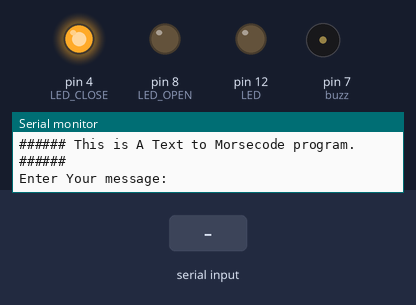
This sketch was run on a simulated Arduino Uno, built with avr-gcc and run on an emulated ATmega328P. Shown: output pins drawn as LEDs (lit = HIGH), buzzer (waves = sounding, pin HIGH), the last lines printed to the serial monitor. The test bench sets the inputs (shaded band).

Above: at 1.2 s.
1.3 s: "1\n" received over Serial
At 1.6 s:
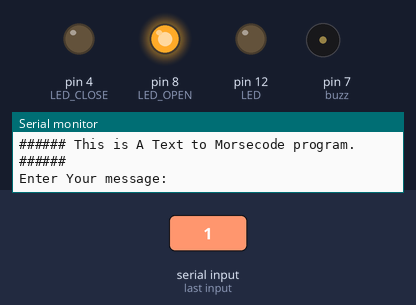
At 2.1 s:
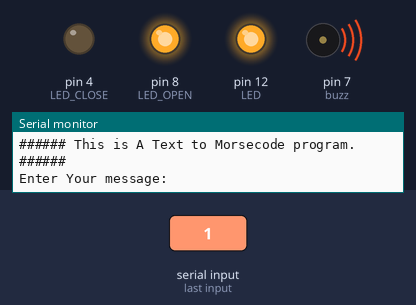
4.3 s: ".\n" received over Serial
At 8.8 s:
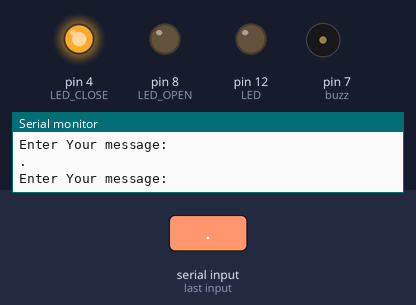
Timing chart, 0 to 10.3 s (numbered marks = the images above; inputs shaded):
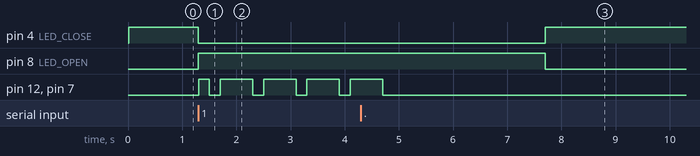

Measured:
- after the input at 1.3 s, pin 4 (LED_CLOSE): HIGH → LOW at once; pin 8 (LED_OPEN): LOW → HIGH at once; pin 12 (LED), pin 7 (buzz): LOW → HIGH at once, then repeats every 0.80 s: LOW 0.20 s, HIGH 0.60 s
- after the input at 4.3 s, pin 4 (LED_CLOSE): LOW → HIGH after 3.4 s instead of 2.0 s; pin 8 (LED_OPEN): HIGH → LOW after 3.4 s instead of 2.0 s

The sketch:

sketch_sep28a.ino
```cpp
#include <ctype.h>
const int unitTime = 200;
const int inner_gap = 1* unitTime;
const int letters_gap = 3 * unitTime;
const int words_gap = 7 * unitTime;
const int LED_CLOSE=4;
const int LED_OPEN=8;
const int buzz = 7;
int LED=12;
class Morse_Code{
  private:
    const int unitTime = 200;
    const int dit = 1 * unitTime;
    const int dah = 3* unitTime;
    const int inner_gap = 1* unitTime;
    const int letters_gap = 3 * unitTime;
    const int words_gap = 7 * unitTime;
    int LEDHigh = HIGH;
    int LEDLow = LOW;
    int LED=12;

    struct Letter_to_morse{
    char Letter;
    char *morsecode;
    };

    Letter_to_morse Key_to_morse[36]={
      {'A',".-"},{'B',"-..."},{'C',"-.-."},{'D',"-.."},{'E',"."},
      {'F',"..-."},{'G',"--."},{'H',"...."},{'I',".."},{'J',".---"},
      {'K',"-.-"},{'L',".-.."},{'M',"--"},{'N',"-."},{'O',"---"},
      {'P',".--."},{'Q',"--.-"},{'R',".-."},{'S',"..."},{'T',"-"},
      {'U',"..-"},{'V',"...-"},{'W',".--"},{'X',"-..-"},{'Y',"-.--"},
      {'Z',"--.."},{'0',"-----"},{'1',".----"},{'2',"..---"},{'3',"...--"},
      {'4',"....-"},{'5',"....."},{'6',"-...."},{'7',"--..."},{'8',"---.."},
      {'9',"----."}
      };

    const int Num_Of_Morse = sizeof(Key_to_morse) / sizeof(Letter_to_morse);

    char *GetMorse(const char key){
      for(int i=0;i<Num_Of_Morse;i++){
        if(Key_to_morse[i].Letter==key){
          return Key_to_morse[i].morsecode;
        }
      }
      return nullptr;
    }
    void DitSound(){
      digitalWrite(LED,LEDHigh);
      digitalWrite(buzz,HIGH);
      delay(dit);
      digitalWrite(LED,LEDLow);
      digitalWrite(buzz,LOW);
      delay(inner_gap);
    }

    void DahSound(){
      digitalWrite(LED,LEDHigh);
      digitalWrite(buzz,HIGH);
      delay(dah);
      digitalWrite(LED,LEDLow);
      digitalWrite(buzz,LOW);
      delay(inner_gap);
    }

    void DisplaySound(char Letter){
      int key = toupper(Letter);
      char *MorseCode = GetMorse(key);
      for(int i=0;MorseCode[i]!='\0';i++){
        if(MorseCode[i]=='.'){
          DitSound();
        }else if(MorseCode[i]=='-'){
          DahSound();
        }
      }
      Serial.write(key);
      delay(letters_gap-inner_gap);
    }

  public:
    void DisplayWord(char *Words){
      for(int i=0;Words[i]!='\0';i++){
        if(Words[i]!=' '){
          DisplaySound(Words[i]);
        }else if(Words[i]==' '){
          delay(words_gap - (letters_gap - inner_gap));
        }
      }
      Serial.println();
    }


};

void setup() {
  // put your setup code here, to run once:
  Serial.begin(9600);
  Serial.println("###### This is A Text to Morsecode program. ######");
  pinMode(LED,OUTPUT);
  pinMode(LED_OPEN,OUTPUT);
  pinMode(LED_CLOSE,OUTPUT);
  pinMode(buzz,OUTPUT);
}


void loop() {
  // put your main code here, to run repeatedly:
  Serial.println("Enter Your message: ");
  while(Serial.available() == 0){
    digitalWrite(LED_OPEN,LOW);
    digitalWrite(LED_CLOSE,HIGH);
  }
  digitalWrite(LED_CLOSE,LOW);
  digitalWrite(LED_OPEN,HIGH);
  String Word = Serial.readStringUntil('\n');
  Morse_Code morsecode;
  morsecode.DisplayWord(Word.begin());
  delay(words_gap - (letters_gap - inner_gap));
}
```
